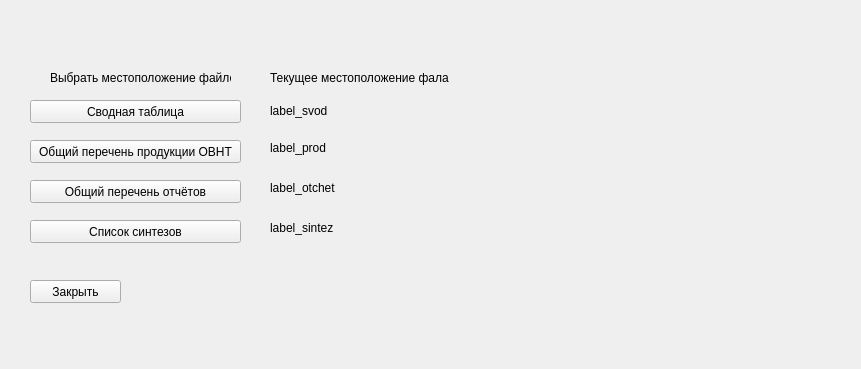
<?xml version="1.0" encoding="UTF-8"?>
<ui version="4.0">
 <class>MainWindow</class>
 <widget class="QMainWindow" name="MainWindow">
  <property name="geometry">
   <rect>
    <x>0</x>
    <y>0</y>
    <width>861</width>
    <height>369</height>
   </rect>
  </property>
  <property name="windowTitle">
   <string>Настройка файлов</string>
  </property>
  <widget class="QWidget" name="centralwidget">
   <widget class="QPushButton" name="choose_svod_wg">
    <property name="geometry">
     <rect>
      <x>30</x>
      <y>100</y>
      <width>211</width>
      <height>23</height>
     </rect>
    </property>
    <property name="text">
     <string>Сводная таблица</string>
    </property>
   </widget>
   <widget class="QPushButton" name="choose_otchet_wg">
    <property name="geometry">
     <rect>
      <x>30</x>
      <y>180</y>
      <width>211</width>
      <height>23</height>
     </rect>
    </property>
    <property name="text">
     <string>Общий перечень отчётов</string>
    </property>
   </widget>
   <widget class="QPushButton" name="choose_prod_wg">
    <property name="geometry">
     <rect>
      <x>30</x>
      <y>140</y>
      <width>211</width>
      <height>23</height>
     </rect>
    </property>
    <property name="text">
     <string>Общий перечень продукции ОВНТ</string>
    </property>
   </widget>
   <widget class="QPushButton" name="choose_sintez_wg">
    <property name="geometry">
     <rect>
      <x>30</x>
      <y>220</y>
      <width>211</width>
      <height>23</height>
     </rect>
    </property>
    <property name="text">
     <string>Список синтезов</string>
    </property>
   </widget>
   <widget class="QLabel" name="label">
    <property name="geometry">
     <rect>
      <x>50</x>
      <y>70</y>
      <width>181</width>
      <height>16</height>
     </rect>
    </property>
    <property name="text">
     <string>Выбрать местоположение файлов</string>
    </property>
   </widget>
   <widget class="QLabel" name="label_svod">
    <property name="geometry">
     <rect>
      <x>270</x>
      <y>100</y>
      <width>601</width>
      <height>21</height>
     </rect>
    </property>
    <property name="text">
     <string>label_svod</string>
    </property>
   </widget>
   <widget class="QLabel" name="label_otchet">
    <property name="geometry">
     <rect>
      <x>270</x>
      <y>180</y>
      <width>601</width>
      <height>16</height>
     </rect>
    </property>
    <property name="text">
     <string>label_otchet</string>
    </property>
   </widget>
   <widget class="QLabel" name="label_sintez">
    <property name="geometry">
     <rect>
      <x>270</x>
      <y>220</y>
      <width>601</width>
      <height>16</height>
     </rect>
    </property>
    <property name="text">
     <string>label_sintez</string>
    </property>
   </widget>
   <widget class="QLabel" name="label_prod">
    <property name="geometry">
     <rect>
      <x>270</x>
      <y>140</y>
      <width>601</width>
      <height>16</height>
     </rect>
    </property>
    <property name="text">
     <string>label_prod</string>
    </property>
   </widget>
   <widget class="QLabel" name="label_2">
    <property name="geometry">
     <rect>
      <x>270</x>
      <y>70</y>
      <width>181</width>
      <height>16</height>
     </rect>
    </property>
    <property name="text">
     <string>Текущее местоположение фала</string>
    </property>
   </widget>
   <widget class="QPushButton" name="close_but">
    <property name="geometry">
     <rect>
      <x>30</x>
      <y>280</y>
      <width>91</width>
      <height>23</height>
     </rect>
    </property>
    <property name="text">
     <string>Закрыть</string>
    </property>
   </widget>
  </widget>
 </widget>
 <resources/>
 <connections/>
</ui>
